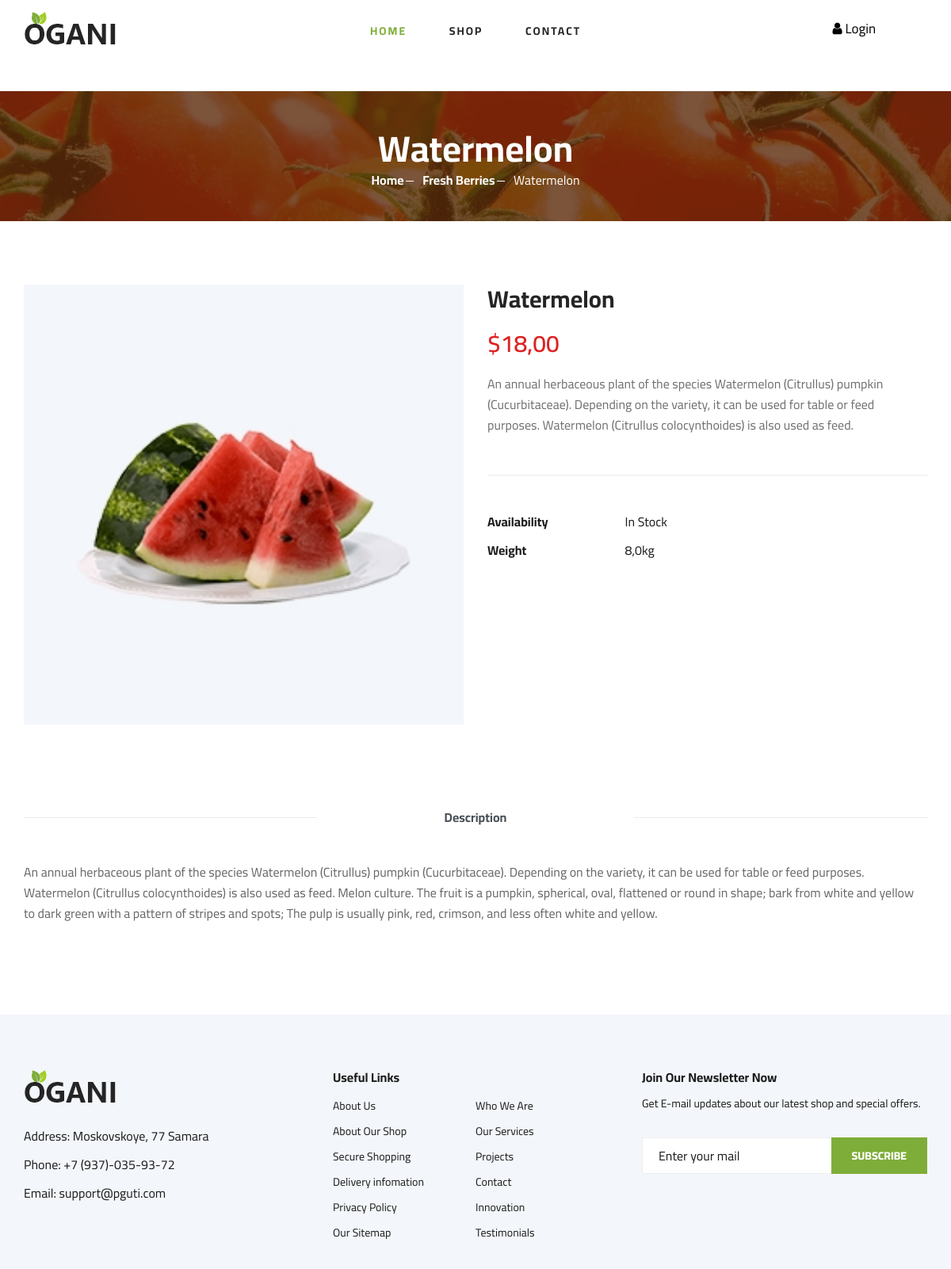
/products/1, run on the app's committed database.
### products/models.py (models this page shows, shortened)
class Product(models.Model):
    name = models.CharField(max_length=255)
    department = models.ForeignKey(Department, on_delete=models.CASCADE)
    color = models.ForeignKey(Colors, on_delete=models.CASCADE)
    size = models.CharField(max_length=50)
    price = models.DecimalField(max_digits=10, decimal_places=2)
    discount = models.DecimalField(max_digits=5, decimal_places=2, default=0.00)
    description_short = models.TextField()
    description_long = models.TextField()
    availability = models.BooleanField(default=True)
    weight = models.FloatField()
    image = models.ImageField(null=True, blank=True)
    class Meta:
        ordering = ['name']
        verbose_name = 'продукт'
        verbose_name_plural = 'Продукты'
    def discounted_price(self):
        return self.price * (1 - self.discount / 100)

class Department(models.Model):
    name = models.CharField(max_length=255)
    class Meta:
        ordering = ['name']
        verbose_name = 'отдел'
        verbose_name_plural = 'Отделы'
    def __str__(self):
        return self.name

### products/views.py (the view)
# urls.py: path('<int:pk>', views.ProductDetailView.as_view(), name='shop-details')
class ProductDetailView(DetailView):
    model = Product
    template_name = 'products/shop-details.html'
    context_object_name = 'products'

### products/templates/products/shop-details.html (shortened to what this page needs)
{% load static %}
<!DOCTYPE html>
<html lang="zxx">
  <head>
    <link rel="stylesheet" href="{% static 'main/css/bootstrap.min.css' %}" type="text/css" />
    <link rel="stylesheet" href="{% static 'main/css/font-awesome.min.css' %}" type="text/css" />
    <link rel="stylesheet" href="{% static 'main/css/elegant-icons.css' %}" type="text/css" />
    <link rel="stylesheet" href="{% static 'main/css/nice-select.css' %}" type="text/css" />
    <link rel="stylesheet" href="{% static 'main/css/jquery-ui.min.css' %}" type="text/css" />
    <link rel="stylesheet" href="{% static 'main/css/owl.carousel.min.css' %}" type="text/css" />
    <link rel="stylesheet" href="{% static 'main/css/slicknav.min.css' %}" type="text/css" />
    <link rel="stylesheet" href="{% static 'main/css/style.css' %}" type="text/css" />
  </head>
  <body>
    <header class="header" style="margin-bottom: 35px;">
      <div class="container">
        <div class="row">
          <div class="col-lg-3">
            <div class="header__logo">
              <a href="{% url 'index' %}"><img src="{% static 'main/img/logo.png' %}" alt="" /></a>
            </div>
          </div>
          <div class="col-lg-6">
            <nav class="header__menu">
              <ul>
                <li class="active">
                  <a href="{% url 'index' %}">Home</a>
                </li>
                <li>
                  <a href="{% url 'catalog' %}">Shop</a>
                </li>
                <li>
                  <a href="{% url 'contact' %}">Contact</a>
                </li>
              </ul>
            </nav>
          </div>
          {% if user.is_authenticated %}
            <div class="login-row">
              <a href="http://127.0.0.1:8000/admin"><i class="fa fa-user"></i> {{ user.username }}</a>
            </div>
            {% else %}
            <div class="login-row">
                <a href="http://127.0.0.1:8000/admin"><i class="fa fa-user"></i> Login</a>
              </div>
          {% endif %}
        </div>
      </div>
    </header>
    <section class="breadcrumb-section set-bg" data-setbg="{% static 'main/img/breadcrumb.jpg' %}">
      <div class="container">
        <div class="row">
          <div class="col-lg-12 text-center">
            <div class="breadcrumb__text">
              <h2>{{ products.name }}</h2>
              <div class="breadcrumb__option">
                <a href="./index.html">Home</a>
                <a href="./index.html">{{ products.department }}</a>
                <span>{{ products.name }}</span>
              </div>
            </div>
          </div>
        </div>
      </div>
    </section>
    <section class="product-details spad">
      <div class="container">
        <div class="row">
          <div class="col-lg-6 col-md-6">
            <div class="product__details__pic">
              <div class="product__details__pic__item">
                <img class="product__details__pic__item--large" src="{{ products.image.url }}" alt="" />
              </div>
            </div>
          </div>
          <div class="col-lg-6 col-md-6">
            <div class="product__details__text">
              <h3>{{ products.name }}</h3>
              {% if products.discount %}
                <div class="product__details__price">${{ products.discounted_price|floatformat:2 }}</div>
              {% else %}
                <div class="product__details__price">${{ products.price|floatformat:2 }}</div>
              {% endif %}
              <p>{{ products.description_short }}</p>
              <ul>
                {% if products.availability > 0 %}
                  <li>
                    <b>Availability</b> <span>In Stock</span>
                  </li>
                {% else %}
                  <li>
                    <b>Availability</b> <span>Not available</span>
                  </li>
                {% endif %}
                <li>
                  <b>Weight</b> <span>{{ products.weight }}kg</span>
                </li>
              </ul>
            </div>
          </div>
          <div class="col-lg-12">
            <div class="product__details__tab">
              <ul class="nav nav-tabs" role="tablist">
                <li class="nav-item">
                  <a class="nav-link active" data-toggle="tab" href="#tabs-1" role="tab" aria-selected="true" style="cursor: default;">Description</a>
                </li>
              </ul>
              <div class="tab-content">
                <div class="tab-pane active" id="tabs-1" role="tabpanel">
                  <div class="product__details__tab__desc">
                    <p>{{ products.description_long }}</p>
                  </div>
                </div>
              </div>
            </div>
          </div>
        </div>
      </div>
    </section>
    <footer class="footer spad">
      <div class="container">
        <div class="row">
          <div class="col-lg-3 col-md-6 col-sm-6">
            <div class="footer__about">
              <div class="footer__about__logo">
                <a href="./index.html"><img src="{% static 'main/img/logo.png' %}" alt="" /></a>
              </div>
              <ul>
                <li>Address: Moskovskoye, 77 Samara</li>
                <li>Phone: +7 (937)-035-93-72</li>
                <li>Email: support@pguti.com</li>
              </ul>
            </div>
          </div>
          <div class="col-lg-4 col-md-6 col-sm-6 offset-lg-1">
            <div class="footer__widget">
              <h6>Useful Links</h6>
              <ul>
                <li>
                  <a href="#">About Us</a>
                </li>
                <li>
                  <a href="#">About Our Shop</a>
                </li>
                <li>
                  <a href="#">Secure Shopping</a>
                </li>
                <li>
                  <a href="#">Delivery infomation</a>
                </li>
                <li>
                  <a href="#">Privacy Policy</a>
                </li>
                <li>
                  <a href="#">Our Sitemap</a>
                </li>
              </ul>
              <ul>
                <li>
                  <a href="#">Who We Are</a>
                </li>
                <li>
                  <a href="#">Our Services</a>
                </li>
                <li>
                  <a href="#">Projects</a>
                </li>
                <li>
                  <a href="#">Contact</a>
                </li>
                <li>
                  <a href="#">Innovation</a>
                </li>
                <li>
                  <a href="#">Testimonials</a>
                </li>
              </ul>
            </div>
          </div>
          <div class="col-lg-4 col-md-12">
            <div class="footer__widget">
              <h6>Join Our Newsletter Now</h6>
              <p>Get E-mail updates about our latest shop and special offers.</p>
              <form action="#">
                <input type="text" placeholder="Enter your mail" />
                <button type="submit" class="site-btn">Subscribe</button>
              </form>
            </div>
          </div>
        </div>
      </div>
    </footer>
  </body>
</html>

### data on the page
Product: name "Watermelon", department "Fresh Berries", image (picture), discounted_price "18,00", description_short "An annual herbaceous plant of the species Watermelon (Citrullus) pumpkin (Cucurbitaceae). Depending on the variety, it can be used for table or feed purposes. Watermelon (Citrullus colocynthoides) is also used as feed.", weight "8,0", description_long "An annual herbaceous plant of the species Watermelon (Citrullus) pumpkin (Cucurbitaceae). Depending on the variety, it can be used for table or feed purposes. Watermelon (Citrullus colocynthoides) is also used as feed. Melon culture. The fruit is a pumpkin, spherical, oval, flattened or round in shape; bark from white and yellow to dark green with a pattern of stripes and spots; The pulp is usually pink, red, crimson, and less often white and yellow."
